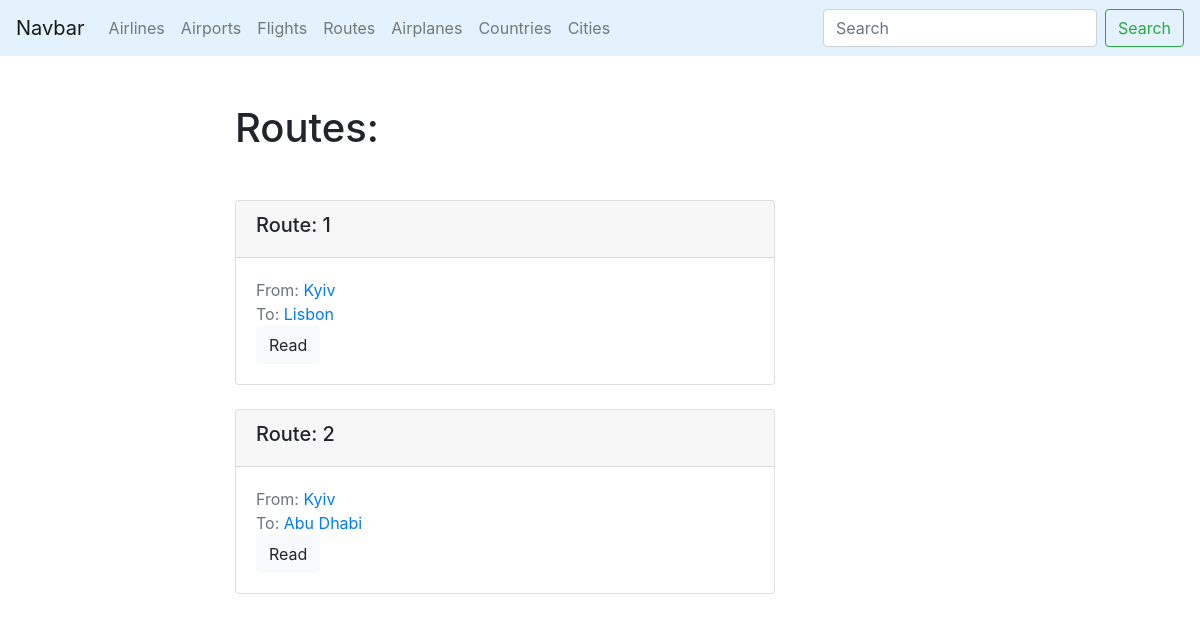
/airtickets/routes/, run on an earlier commit of the app's database.
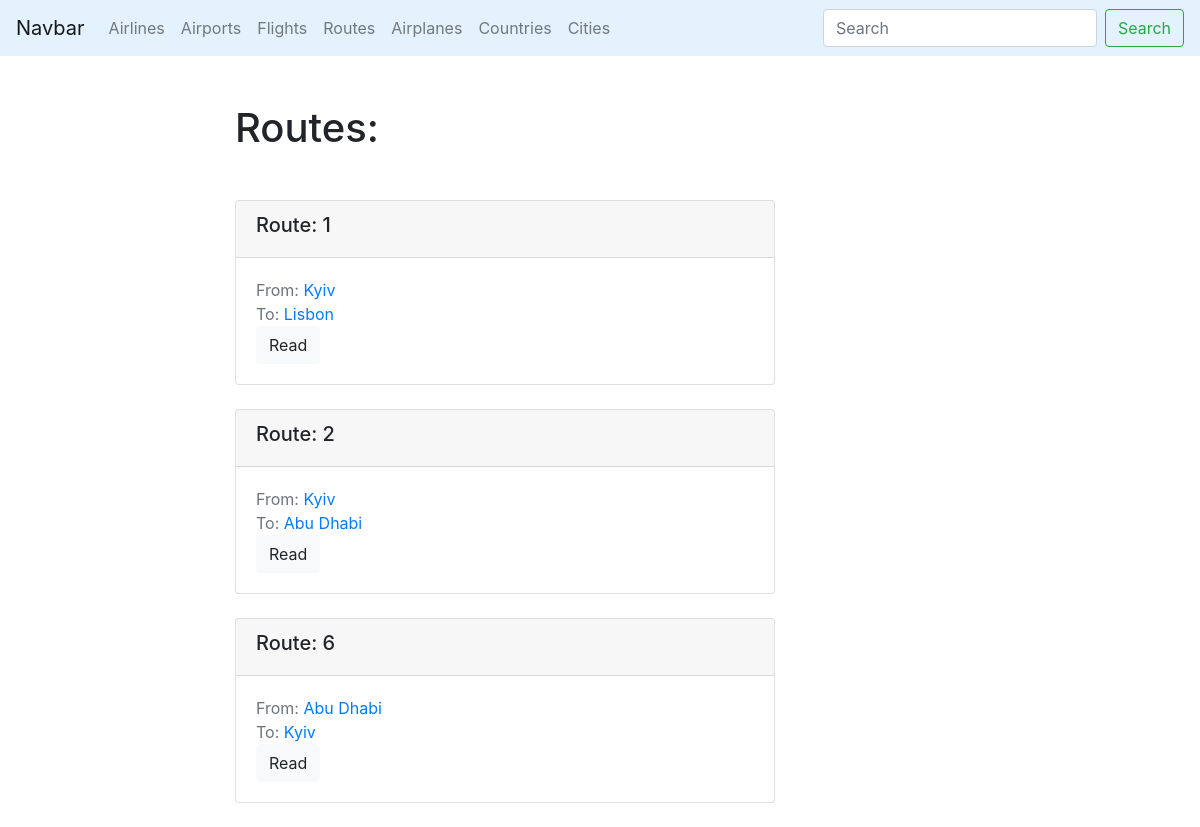
And on a later commit of the database.
### airtickets/models.py (models this page shows, shortened)
class Route(models.Model):
    name = models.CharField(max_length=100, db_index=True, unique=True)
    airportFrom = models.ForeignKey(Airport, on_delete=models.CASCADE, related_name='routesFrom')
    airportTo = models.ForeignKey(Airport, on_delete=models.CASCADE, related_name='routesTo')
    slug = models.SlugField(max_length=100, unique=True, blank=True)
    def get_absolute_url(self):
        return reverse('route_detail_url', kwargs={'slug': self.slug})

class Airport(models.Model):
    name = models.CharField(max_length=100, db_index=True, unique=True)
    city = models.ForeignKey(City, on_delete=models.CASCADE, related_name='airports')
    address = models.CharField(max_length=100, unique=True)
    phone = models.CharField(max_length=15, unique=True)
    slug = models.SlugField(max_length=50, unique=True, blank=True)

class City(models.Model):
    name = models.CharField(max_length=50, db_index=True, unique=True)
    slug = models.CharField(max_length=50, unique=True, blank=True)
    country = models.ForeignKey(Country, on_delete=models.CASCADE, related_name='cities')
    def get_absolute_url(self):
        return reverse('city_detail_url', kwargs={'slug': self.slug})

### airtickets/views.py (the view)
# urls.py: path('routes/', routes_list, name='routes_list_url'),
def routes_list(request):
    routes = Route.objects.all()
    return render(request, 'airtickets/routes_list.html', context={'routes': routes})

### airtickets/templates/airtickets/routes_list.html (shortened to what this page needs)
{% extends 'airtickets/base_airtickets.html' %}
{% block content %}
    <h1 class="mb-5">Routes:</h1>
    {% for route in routes %}
        {% include 'airtickets/includes/route_card_template.html' %}
    {% endfor %}
{% endblock %}

### airtickets/templates/airtickets/base_airtickets.html (shortened to what this page needs)
{% extends 'base.html' %}

### templates/base.html (shortened to what this page needs)
{% load static %}
<!DOCTYPE html>
<html lang="en">
<head>
    <link rel="stylesheet" href="https://stackpath.bootstrapcdn.com/bootstrap/4.4.1/css/bootstrap.min.css"
>
    <link rel="stylesheet" href="{% static 'css/styles.css' %}">
</head>
<body>
    <nav class="navbar navbar-expand-lg navbar-light" style="background-color: #e3f2fd;">
        <a class="navbar-brand" href="#">Navbar</a>
        <div class="collapse navbar-collapse" id="navbarSupportedContent">
            <ul class="navbar-nav mr-auto">
                <li class="nav-item">
                    <a class="nav-link" href="{% url 'airlines_list_url' %}">Airlines</a>
                </li>
                <li class="nav-item">
                    <a class="nav-link" href="{% url 'airports_list_url' %}">Airports</a>
                </li>
                <li class="nav-item">
                    <a class="nav-link" href="{% url 'flights_list_url' %}">Flights</a>
                </li>
                <li class="nav-item">
                    <a class="nav-link" href="{% url 'routes_list_url' %}">Routes</a>
                </li>
                <li class="nav-item">
                    <a class="nav-link" href="{% url 'airplanes_list_url' %}">Airplanes</a>
                </li>
                <li class="nav-item">
                    <a class="nav-link" href="{% url 'countries_list_url' %}">Countries</a>
                </li>
                <li class="nav-item">
                    <a class="nav-link" href="{% url 'cities_list_url' %}">Cities</a>
                </li>
            </ul>
            <form class="form-inline my-2 my-lg-0">
                <input class="form-control mr-sm-2" type="search" placeholder="Search" aria-label="Search">
                <button class="btn btn-outline-success my-2 my-sm-0" type="submit">Search</button>
            </form>
        </div>
    </nav>
    <div class="container mt-5">
        <div class="row">
            <div class="col-6 offset-md-2">
                {% block content %}{% endblock %}
            </div>
        </div>
    </div>
</body>
</html>

### airtickets/templates/airtickets/includes/route_card_template.html
<div class="card mb-4">
    <div class="card-header">
        <h5> Route: {{ route.id }} </h5>
    </div>
    <div class="card-body">
        <div class="text-muted">
            From: <a href="{{ route.airportFrom.city.get_absolute_url }}">{{ route.airportFrom.city.name }}</a>
        </div>
        <div class="text-muted">
            To: <a href="{{ route.airportFrom.city.get_absolute_url }}"> {{ route.airportTo.city.name }} </a>
        </div>
        <a href="{{ route.get_absolute_url }}" class="btn btn-light">Read</a>
    </div>
</div>

What changed in the data, as far as the page shows it:
added Route: id "6", airportFrom.city.name "Abu Dhabi", airportTo.city.name "Kyiv"
